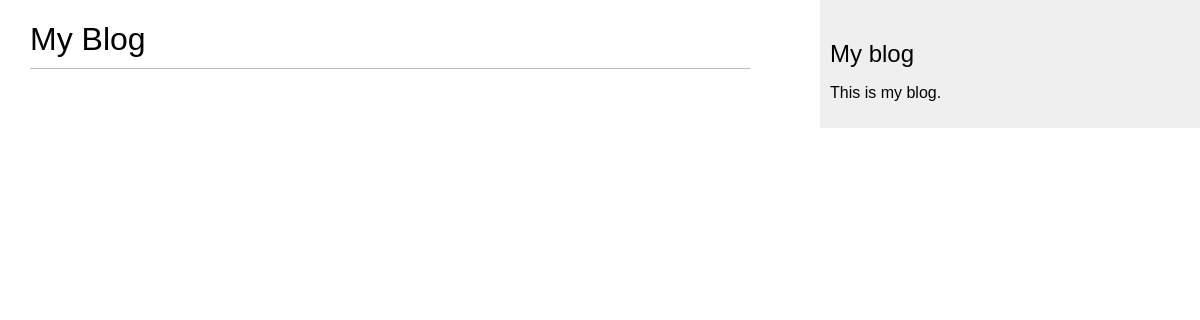
/blog/, run on an earlier commit of the app's database.
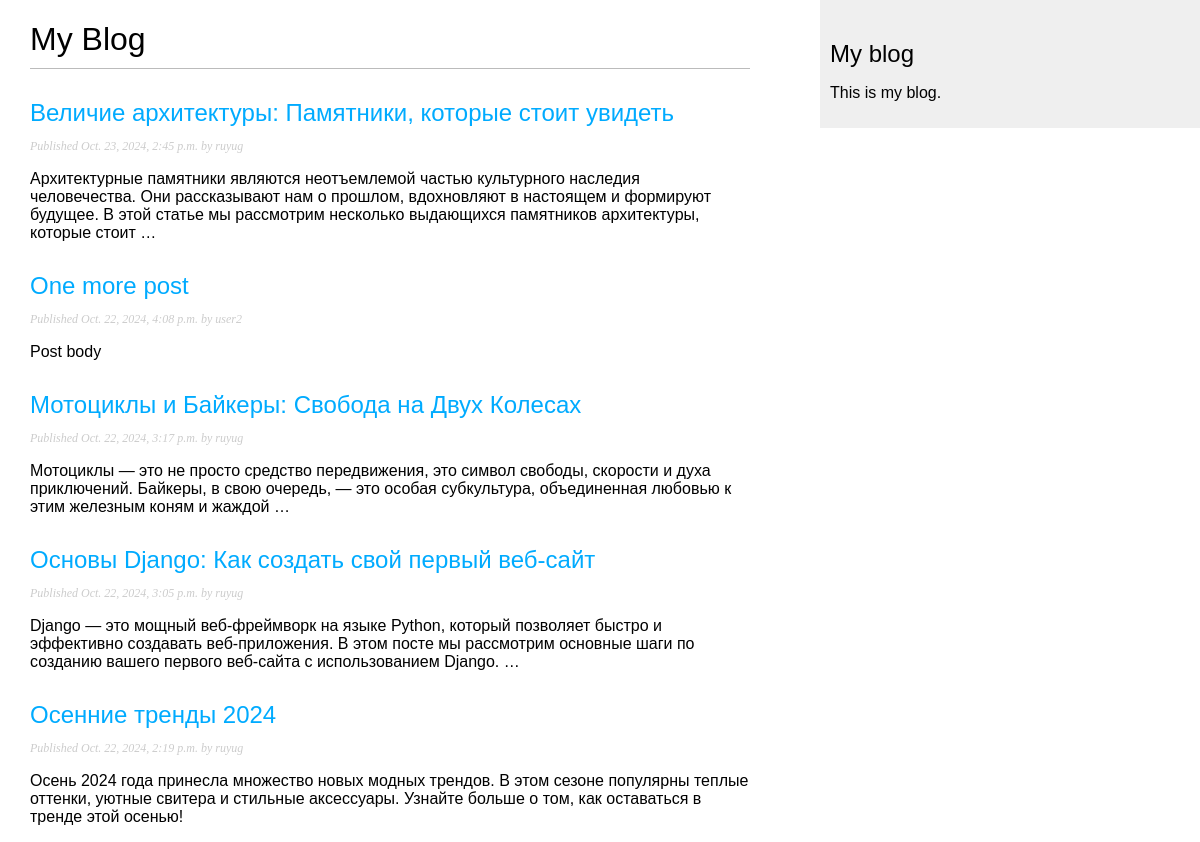
And on a later commit of the database.
### blog/models.py (models this page shows, shortened)
class Post(models.Model):
    class Status(models.TextChoices):
        DRAFT = 'DF', 'Draft'
        PUBLISHED = 'PB', 'Published'
    title = models.CharField(max_length=250)
    slug = models.SlugField(max_length=250)
    author = models.ForeignKey(
        settings.AUTH_USER_MODEL,
        on_delete=models.CASCADE,
        related_name='blog_posts'
    )
    body = models.TextField()
    publish = models.DateTimeField(default=timezone.now)
    created = models.DateTimeField(auto_now_add=True)
    updated = models.DateTimeField(auto_now_add=True)
    status = models.CharField(
        max_length=2,
        choices=Status,
        default=Status.DRAFT
    )
    objects = models.Manager()
    published = PublishedManager()
    class Meta:
        ordering = ['-publish']
        indexes = [
            models.Index(fields=['-publish']),
            ]

### blog/views.py (the view)
# urls.py: path('', views.post_list, name='post_list'),
def post_list(request):
    posts = Post.published.all()
    return render(
        request,
        'blog/post/list.html',
        {'posts': posts}
    )

### blog/models.py (called while the page is built)
    def get_queryset(self):
        return (
            super().get_queryset().filter(status=Post.Status.PUBLISHED)
        )

### blog/templates/blog/post/list.html (shortened to what this page needs)
{% extends "blog/base.html" %}
{% block content %}
  <h1>My Blog</h1>
  {% for post in posts %}
    <h2>
      <a href="{% url 'blog:post_detail' post.id %}">
        {{ post.title }}
      </a>
    </h2>
    <p class="date">
      Published {{ post.publish }} by {{ post.author }}
    </p>
    {{ post.body|truncatewords:30|linebreaks }}
  {% endfor %}
{% endblock %}

### blog/templates/blog/base.html (shortened to what this page needs)
{% load static %}
<!DOCTYPE html>
<html>
<head>
  <link href="{% static "css/blog.css" %}" rel="stylesheet">
</head>
<body>
  <div id="content">
    {% block content %}
    {% endblock %}
  </div>
  <div id="sidebar">
    <h2>My blog</h2>
    <p>This is my blog.</p>
  </div>
</body>
</html>

### blog/static/css/blog.css (style rules this page uses)
body { margin:0; padding:0; font-family:helvetica, sans-serif; }
a { color:#00abff; text-decoration:none; }
h1 { font-weight:normal; border-bottom:1px solid #bbb; padding:0 0 10px 0; }
h2 { font-weight:normal; margin:30px 0 0; }
#content { float:left; width:60%; padding:0 0 0 30px; }
#sidebar { float:right; width:30%; padding:10px; background:#efefef; height:100%; }
p.date { color:#ccc; font-family: georgia, serif; font-size: 12px; font-style: italic; }

What changed in the data, as far as the page shows it:
added Post: title "Величие архитектуры: Памятники, которые стоит увидеть", publish "Oct. 23, 2024, 2:45 p.m.", author "ruyug", body "Архитектурные памятники являются неотъемлемой частью культурного наследия человечества. Они рассказывают нам о прошлом, вдохновляют в настоящем и формируют будущее. В этой статье мы рассмотрим несколько выдающихся памятников архитектуры, которые стоит …"
added Post: title "One more post", publish "Oct. 22, 2024, 4:08 p.m.", author "user2", body "Post body"
added Post: title "Мотоциклы и Байкеры: Свобода на Двух Колесах", publish "Oct. 22, 2024, 3:17 p.m.", author "ruyug", body "Мотоциклы — это не просто средство передвижения, это символ свободы, скорости и духа приключений. Байкеры, в свою очередь, — это особая субкультура, объединенная любовью к этим железным коням и жаждой …"
added Post: title "Основы Django: Как создать свой первый веб-сайт", publish "Oct. 22, 2024, 3:05 p.m.", author "ruyug", body "Django — это мощный веб-фреймворк на языке Python, который позволяет быстро и эффективно создавать веб-приложения. В этом посте мы рассмотрим основные шаги по созданию вашего первого веб-сайта с использованием Django. …"
added Post: title "Осенние тренды 2024", publish "Oct. 22, 2024, 2:19 p.m.", author "ruyug", body "Осень 2024 года принесла множество новых модных трендов. В этом сезоне популярны теплые оттенки, уютные свитера и стильные аксессуары. Узнайте больше о том, как оставаться в тренде этой осенью!"
